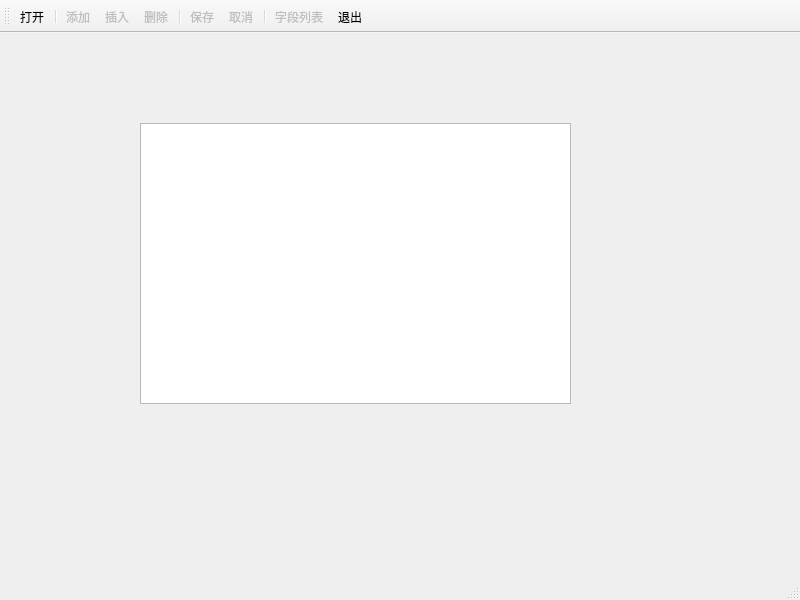
<?xml version="1.0" encoding="UTF-8"?>
<ui version="4.0">
 <class>MainWindow</class>
 <widget class="QMainWindow" name="MainWindow">
  <property name="geometry">
   <rect>
    <x>0</x>
    <y>0</y>
    <width>800</width>
    <height>600</height>
   </rect>
  </property>
  <property name="windowTitle">
   <string>MainWindow</string>
  </property>
  <widget class="QWidget" name="centralwidget">
   <widget class="QTableView" name="tableView">
    <property name="geometry">
     <rect>
      <x>140</x>
      <y>90</y>
      <width>431</width>
      <height>281</height>
     </rect>
    </property>
   </widget>
  </widget>
  <widget class="QStatusBar" name="statusbar"/>
  <widget class="QToolBar" name="toolBar">
   <property name="windowTitle">
    <string>toolBar</string>
   </property>
   <property name="toolButtonStyle">
    <enum>Qt::ToolButtonTextUnderIcon</enum>
   </property>
   <attribute name="toolBarArea">
    <enum>TopToolBarArea</enum>
   </attribute>
   <attribute name="toolBarBreak">
    <bool>false</bool>
   </attribute>
   <addaction name="actOpenDB"/>
   <addaction name="separator"/>
   <addaction name="actRecAppend"/>
   <addaction name="actRecInsert"/>
   <addaction name="actRecDelete"/>
   <addaction name="separator"/>
   <addaction name="actSubmit"/>
   <addaction name="actRevert"/>
   <addaction name="separator"/>
   <addaction name="actFields"/>
   <addaction name="actQuit"/>
  </widget>
  <action name="actOpenDB">
   <property name="icon">
    <iconset resource="res.qrc">
     <normaloff>:/images/open3.bmp</normaloff>:/images/open3.bmp</iconset>
   </property>
   <property name="text">
    <string>打开</string>
   </property>
   <property name="menuRole">
    <enum>QAction::NoRole</enum>
   </property>
  </action>
  <action name="actQuit">
   <property name="icon">
    <iconset resource="res.qrc">
     <normaloff>:/images/exit.bmp</normaloff>:/images/exit.bmp</iconset>
   </property>
   <property name="text">
    <string>退出</string>
   </property>
   <property name="menuRole">
    <enum>QAction::NoRole</enum>
   </property>
  </action>
  <action name="actRecAppend">
   <property name="enabled">
    <bool>false</bool>
   </property>
   <property name="icon">
    <iconset resource="res.qrc">
     <normaloff>:/images/316.bmp</normaloff>:/images/316.bmp</iconset>
   </property>
   <property name="text">
    <string>添加</string>
   </property>
   <property name="menuRole">
    <enum>QAction::NoRole</enum>
   </property>
  </action>
  <action name="actRecInsert">
   <property name="enabled">
    <bool>false</bool>
   </property>
   <property name="icon">
    <iconset resource="res.qrc">
     <normaloff>:/images/306.bmp</normaloff>:/images/306.bmp</iconset>
   </property>
   <property name="text">
    <string>插入</string>
   </property>
   <property name="menuRole">
    <enum>QAction::NoRole</enum>
   </property>
  </action>
  <action name="actSubmit">
   <property name="enabled">
    <bool>false</bool>
   </property>
   <property name="icon">
    <iconset resource="res.qrc">
     <normaloff>:/images/save1.bmp</normaloff>:/images/save1.bmp</iconset>
   </property>
   <property name="text">
    <string>保存</string>
   </property>
   <property name="menuRole">
    <enum>QAction::NoRole</enum>
   </property>
  </action>
  <action name="actRevert">
   <property name="enabled">
    <bool>false</bool>
   </property>
   <property name="icon">
    <iconset resource="res.qrc">
     <normaloff>:/images/ubdo.bmp</normaloff>:/images/ubdo.bmp</iconset>
   </property>
   <property name="text">
    <string>取消</string>
   </property>
   <property name="menuRole">
    <enum>QAction::NoRole</enum>
   </property>
  </action>
  <action name="actRecDelete">
   <property name="enabled">
    <bool>false</bool>
   </property>
   <property name="icon">
    <iconset resource="res.qrc">
     <normaloff>:/images/delete1.bmp</normaloff>:/images/delete1.bmp</iconset>
   </property>
   <property name="text">
    <string>删除</string>
   </property>
   <property name="menuRole">
    <enum>QAction::NoRole</enum>
   </property>
  </action>
  <action name="actFields">
   <property name="enabled">
    <bool>false</bool>
   </property>
   <property name="icon">
    <iconset resource="res.qrc">
     <normaloff>:/images/124.bmp</normaloff>:/images/124.bmp</iconset>
   </property>
   <property name="text">
    <string>字段列表</string>
   </property>
   <property name="menuRole">
    <enum>QAction::NoRole</enum>
   </property>
  </action>
 </widget>
 <resources>
  <include location="res.qrc"/>
 </resources>
 <connections>
  <connection>
   <sender>actQuit</sender>
   <signal>triggered()</signal>
   <receiver>MainWindow</receiver>
   <slot>close()</slot>
   <hints>
    <hint type="sourcelabel">
     <x>-1</x>
     <y>-1</y>
    </hint>
    <hint type="destinationlabel">
     <x>399</x>
     <y>299</y>
    </hint>
   </hints>
  </connection>
 </connections>
</ui>
